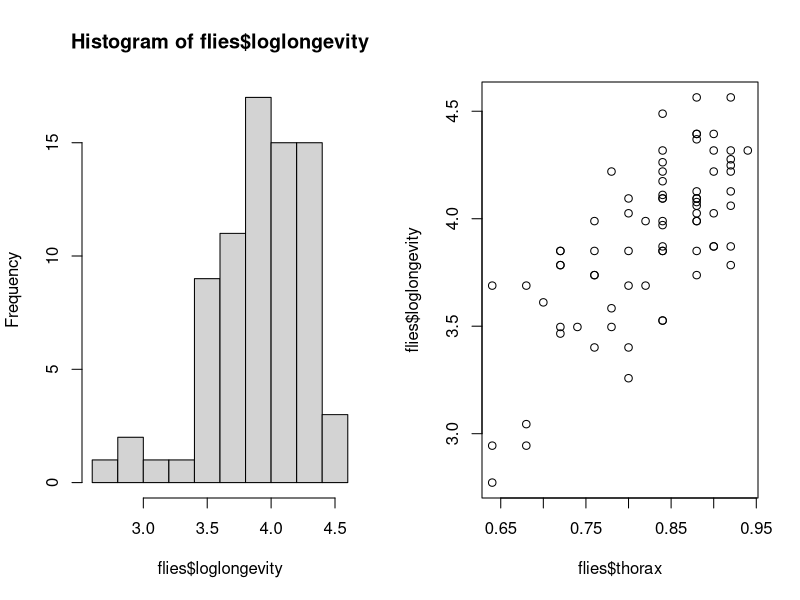
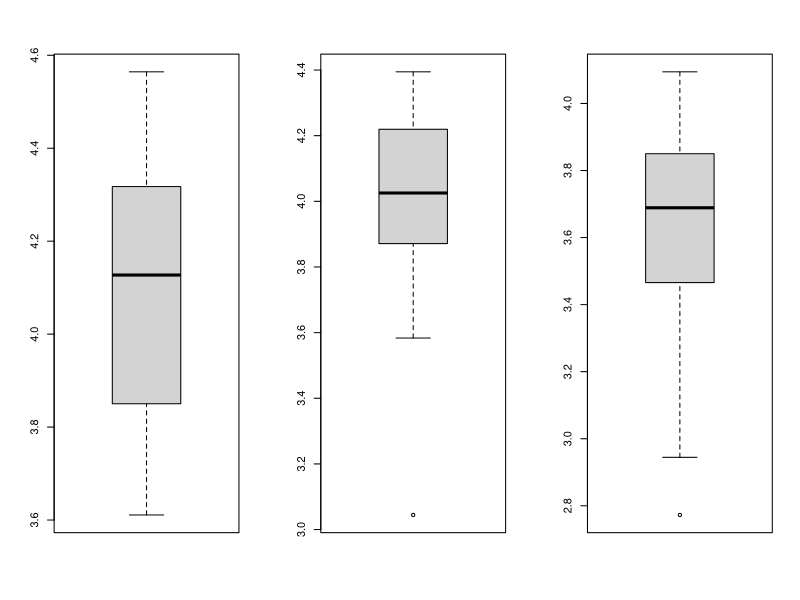
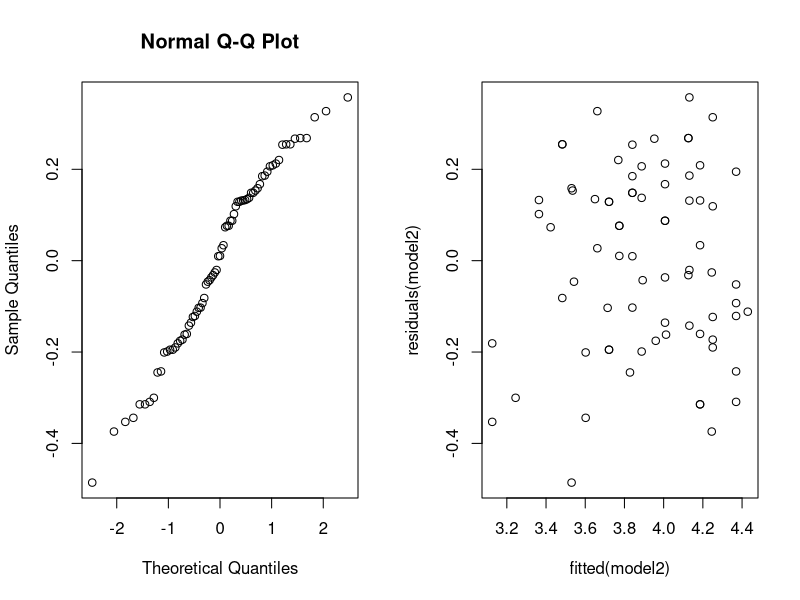
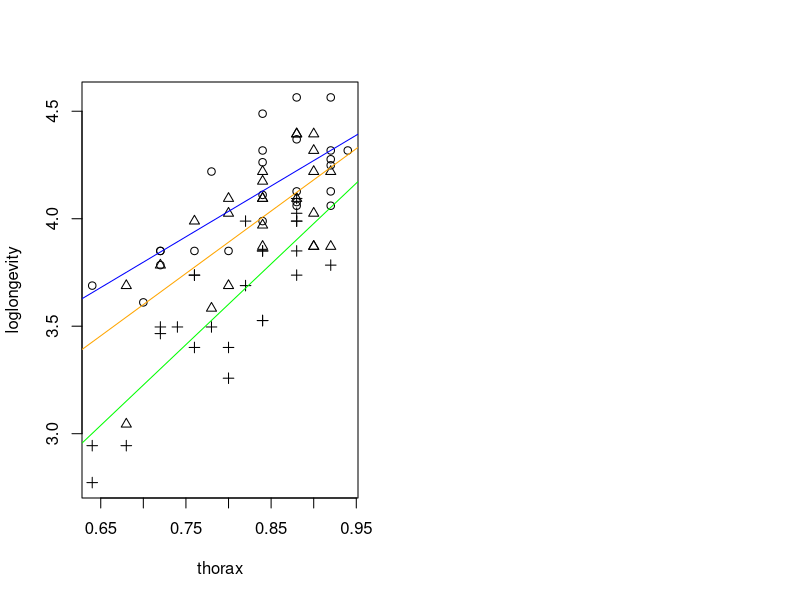
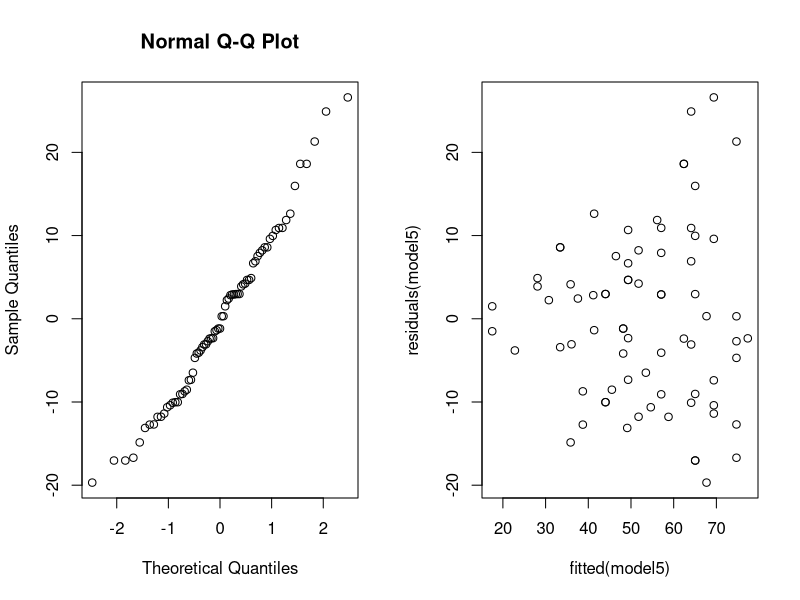

These charts were generated, in order, by the following R code:
## ---- chunk 1
flies <- read.csv("data/fruitflies.txt", sep="", header = TRUE)
flies$loglongevity <- log(flies$longevity)
flies$activity <- factor(flies$activity, levels = c("isolated","low","high"))

par(mfrow=c(1,2))
hist(flies$loglongevity)
plot(flies$thorax, flies$loglongevity)

par(mfrow=c(1,3))
boxplot(flies$loglongevity[flies$activity=="isolated"])
boxplot(flies$loglongevity[flies$activity=="low"])
boxplot(flies$loglongevity[flies$activity=="high"])
## ---- chunk 2
model <- lm(loglongevity~activity, data=flies)
anova(model)
aov_summary <- summary(model)
print(aov_summary)
## ---- chunk 3
loglongev_act_means <- tapply(flies$loglongevity, flies$activity, mean)
longev_act_means <- exp(loglongev_act_means)

loglongev_act_estimates <- aov_summary$coefficients[,1]
loglongev_act_estimates[2:3] <- loglongev_act_estimates[1] + loglongev_act_estimates[2:3]
## ---- chunk 4
model2 <- lm(loglongevity~thorax+activity, data=flies)
anova(model2)
print('--------')
m2.summary <- summary(model2)
print(m2.summary)
print('--------')
drop1(model2, test='F')
print('--------')
model3 <- lm(loglongevity~thorax, data=flies)
anova(model2, model3)

par(mfrow=c(1,2))
qqnorm(residuals(model2))
plot(fitted(model2), residuals(model2))

thorax.mean <- mean(flies$thorax)
coeffs <- m2.summary$coefficients
coeffs.est <- coeffs[rownames(coeffs) %in% c(paste0('activity', levels(flies$activity)), '(Intercept)'),1]
coeffs.est[2:3] <- coeffs.est[1] + coeffs.est[2:3]

thorax.mean.df <- data.frame(thorax=thorax.mean, activity<-levels(flies$activity))
loglong.est <- predict(model2, newdata = thorax.mean.df)
longev.est <- exp(loglong.est)
## ---- chunk 5
plot(loglongevity~thorax, pch=unclass(activity), data=flies)
for (i in seq(1:length(levels(flies$activity)))){
  alevel <- levels(flies$activity)[i]
  abline(lm(loglongevity~thorax, data=flies[flies$activity==alevel,]),
                                          col=c('blue','orange','green')[i])
}

model4 <- lm(loglongevity~activity*thorax, data=flies)
anova(model4)
## ---- chunk 6
model5 <- lm(longevity~thorax+activity, data=flies)
anova(model5)
summary(model5)
par(mfrow=c(1,2))
qqnorm(residuals(model5))
plot(fitted(model5),residuals(model5))
shapiro.test(residuals(model5))
## ---- chunk 7
awards <- read.csv("data/awards.txt", sep='', header=TRUE)
awards$prog <- factor(awards$prog)
awards$num_awards <- as.numeric(awards$num_awards)
## ---- chunk 8
pmodel <- glm(num_awards~prog, data=awards, family=poisson)
print(pmodel)
print('=================')
anova(pmodel)
print('=================')
drop1(pmodel, test="Chisq")
print('=================')
pmod.summary <- summary(pmodel)
print(pmod.summary)

coeffs <- pmod.summary$coefficients[,1]
intercept <- coeffs[1]
coeffs[1] <- 0
estimates <- exp(intercept + coeffs)
estimates.compare <- tapply(awards$num_awards, awards$prog, mean)
## ---- chunk 9
kruskal.test(awards$num_awards, awards$prog)
## ---- chunk 10
pmodel2 <- glm(num_awards~math+prog+math:prog, data=awards, family = poisson)
pmodel3 <- glm(num_awards~math+prog, data=awards, family = poisson)
anova(pmodel2, test="Chisq")
print('=================')
drop1(pmodel2, test="Chisq")
print('=================')
anova(pmodel2, pmodel3, test="Chisq")
print('=================')
summary(pmodel2)
print('=================')
summary(pmodel3)

awards.predict <- predict(pmodel3, newdata=data.frame(prog=c("1", "2", "3"), math=56), type='response')
